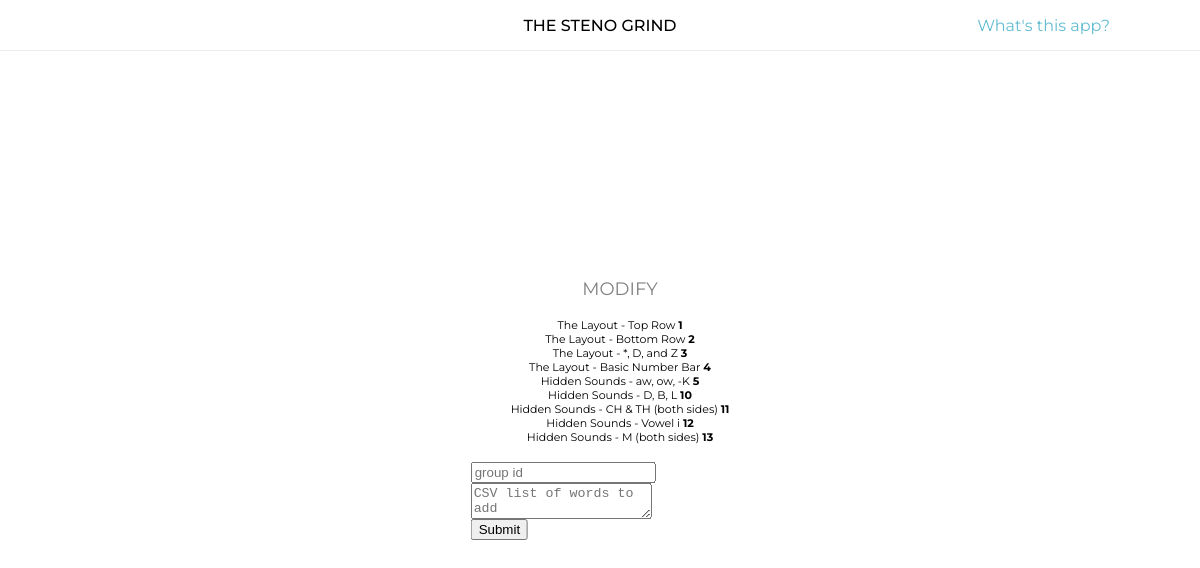
/modify/ (signed in), run on an earlier commit of the app's database.
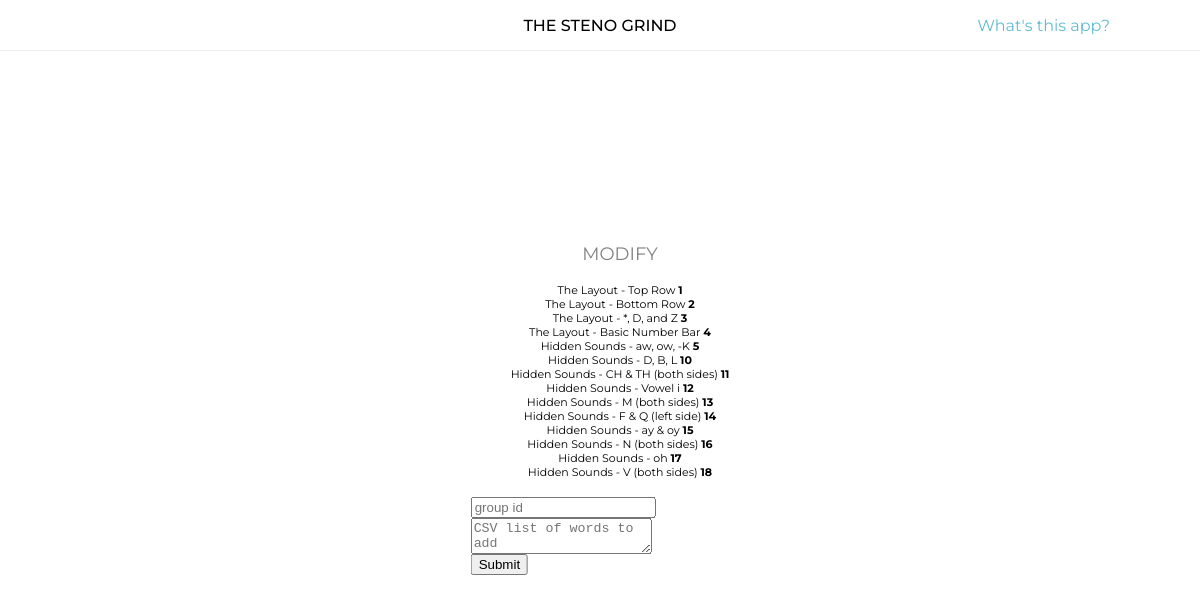
And on a later commit of the database.
### api/models.py (models this page shows, shortened)
class Levels(models.Model):
    name = models.CharField(max_length=100, blank=False, default="unnamed group")

### frontend/views.py (the view)
# urls.py: path('modify/', views.modify, name='modify'),
def modify(request):
    if request.user.is_authenticated:
        if request.method == 'POST':
            G_ID = request.POST.get('num')
            G_CSV = request.POST.get('csv')
            G_CSV = G_CSV.split(',')
            for item in G_CSV:
                new_word = Word(parent_level_id=int(G_ID), translation=item.strip())
                new_word.save()
            return redirect('/')
        else:
            default_groups = Levels.objects.all()
            context2 = {}
            for level in default_groups:
                context2[level.name] = level.id
            return render(request, 'frontend/modadd.html', {'groups': context2})
    else:
        return render(request, 'frontend/modify.html')

### frontend/templates/frontend/modadd.html (shortened to what this page needs)
{% extends "frontend/base.html" %}
{% block css %}
    {% load static %}
    <link rel="stylesheet" type="text/css" href="{% static 'frontend/base.css' %}">
{% endblock %}
{% block body %}
    <div style="font-size: 18px; text-align: center; width: auto; max-width: 1500px; height: auto; position: absolute; top: 50%; left: 50%; transform: translate(-50%, -50%);">
        <ul style="max-width: 35vw;">
            <p style="color: grey; text-align: center;">MODIFY</p>
            {% for key, value in groups.items %}
                <li style="font-size: 11px; list-style: none;">{{key}} <b>{{value}}</b></li>
            {% endfor %}
        </ul>
        <form action="/apps/the-steno-grind/modify/" method="POST">
            <input name="num" placeholder="group id" class="LI">
            <textarea name="csv" placeholder="CSV list of words to add" class="LI"></textarea>
            <input type="submit" class="LI">
        </form>
    </div>
{% endblock %}

### frontend/templates/frontend/base.html (shortened to what this page needs)
<!DOCTYPE html>
<html lang="en">
<head>
    {% block css %} {% endblock %}
    {% load static %}
    <link rel="stylesheet" type="text/css" href="{% static 'frontend/base.css' %}">
</head>
<body style="font-family: 'Montserrat', sans-serif;">
    <div class="NavBar" onclick="window.location.href=`{% url 'frontend:groups' %}`">
        <p id="header_title">THE STENO GRIND</p>
        <div class="NavBarRight">
            <a id="to_info1" href="{% url 'frontend:info' %}">What's this app?</a>
        </div>
    </div>
    {% block body %} {% endblock %}
</body>
</html>

### frontend/static/frontend/base.css (style rules this page uses)
body { font-family: 'Montserrat', sans-serif; font-size: 16px; }
a { color: #61BCD0; }
.LI { display: block; }
#header_title { text-align: center; font-weight: 500; white-space: nowrap; width: auto; position: absolute; left: 50%; transform: translateX(-50%); }

### frontend/templates/frontend/base.html (style rules this page uses)
.NavBar { position: absolute; top: 0; right: 0; width: 100%; border-bottom: 1px solid #ECECEC; height: 50px; cursor: pointer; }
.NavBarRight { position: absolute; width: 40%; height: 100%; right: 5%; }
.NavBarRight a { position: relative; top: 50%; transform: translateY(-50%); float: right; height: auto; border-radius: 4px; margin: 0 20px; padding: 5px 10px; text-decoration: none; }

What changed in the data, as far as the page shows it:
added Levels: groups "Hidden Sounds - F & Q (left side)"
added Levels: groups "Hidden Sounds - ay & oy"
added Levels: groups "Hidden Sounds - N (both sides)"
added Levels: groups "Hidden Sounds - oh"
added Levels: groups "Hidden Sounds - V (both sides)"
Also different on the page:
new list line: "14"
new list line: "15"
new list line: "16"
new list line: "17"
new list line: "18"
